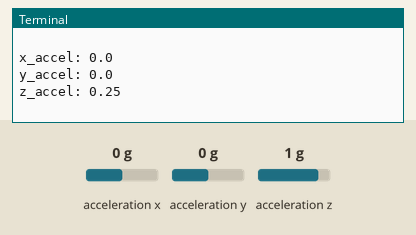
Simulated run of this program. Board: Raspberry Pi (BCM pin numbers). On the bench: the last lines printed to the terminal. The test bench sets the inputs (shaded band); at power-on: acceleration x 0 g, acceleration y 0 g, acceleration z 1 g. Library files of the repository ran but are not shown: MPU6050.py.

Above: at 1.2 s.
1.3 s: acceleration x set to -1.4 g
At 1.9 s:
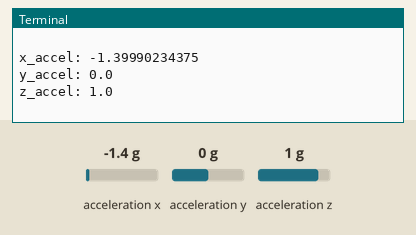
2.8 s: acceleration y set to -1.4 g
At 3.4 s:
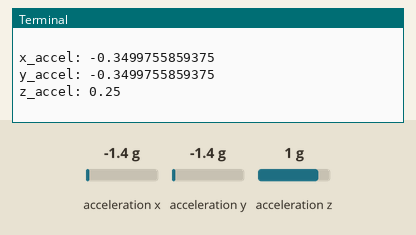
4.3 s: acceleration z set to -1.4 g
At 4.9 s:
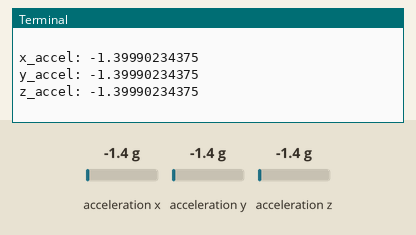
Timing chart, 0 to 7.3 s (numbered marks = the images above; inputs shaded):
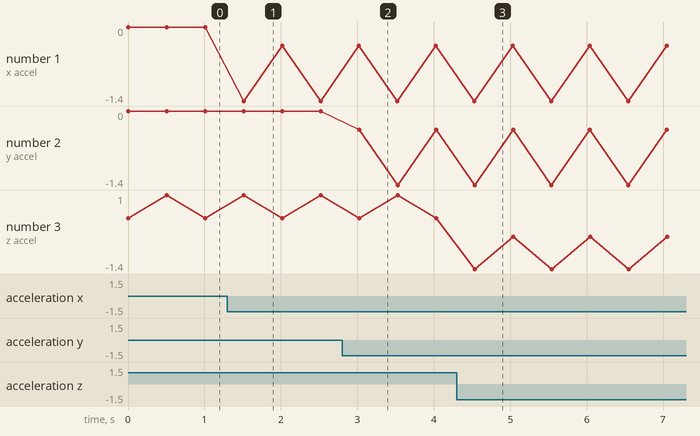

The program:

accel_main.py
```python
# Utilizes the MPU6050 class to call
# acceleration values from Gyro Chip

from MPU6050 import *
import math
import time

sensor = MPU6050(AD0_0, ACCEL_2G, ACCEL_2G_REG_VALUE)
sensor_1 = MPU6050(AD0_0, ACCEL_8G, ACCEL_8G_REG_VALUE)

while True:
    print(f'x_accel: {sensor.read_x_acceleration()}')
    print(f'y_accel: {sensor.read_y_acceleration()}')
    print(f'z_accel: {sensor.read_z_acceleration()}\n')
    time.sleep(0.5)

    print(f'x_accel: {sensor_1.read_x_acceleration()}')
    print(f'y_accel: {sensor_1.read_y_acceleration()}')
    print(f'z_accel: {sensor_1.read_z_acceleration()}\n')
    time.sleep(0.5)
```

Measured:
- after the input at 1.3 s, the terminal: prints a new line after 0.21 s (image 1)
- after the input at 2.8 s, the terminal: prints a new line after 0.22 s (image 2)
- after the input at 4.3 s, the terminal: prints a new line after 0.23 s (image 3)
- plotted number 1: 0 → -1.4 after the input at 1.3 s
